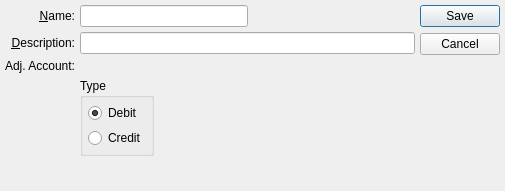
<?xml version="1.0" encoding="UTF-8"?>
<ui version="4.0">
 <comment>This file is part of the xTuple ERP: PostBooks Edition, a free and
open source Enterprise Resource Planning software suite,
Copyright (c) 1999-2011 by OpenMFG LLC, d/b/a xTuple.
It is licensed to you under the Common Public Attribution License
version 1.0, the full text of which (including xTuple-specific Exhibits)
is available at www.xtuple.com/CPAL.  By using this software, you agree
to be bound by its terms.</comment>
 <class>bankAdjustmentType</class>
 <widget class="QDialog" name="bankAdjustmentType">
  <property name="geometry">
   <rect>
    <x>0</x>
    <y>0</y>
    <width>505</width>
    <height>191</height>
   </rect>
  </property>
  <property name="windowTitle">
   <string>Adjustment Type</string>
  </property>
  <layout class="QGridLayout" name="gridLayout">
   <item row="0" column="0">
    <layout class="QVBoxLayout">
     <property name="spacing">
      <number>0</number>
     </property>
     <item>
      <layout class="QGridLayout">
       <property name="spacing">
        <number>5</number>
       </property>
       <item row="0" column="0">
        <widget class="QLabel" name="_nameLit">
         <property name="text">
          <string>&amp;Name:</string>
         </property>
         <property name="alignment">
          <set>Qt::AlignRight|Qt::AlignTrailing|Qt::AlignVCenter</set>
         </property>
         <property name="buddy">
          <cstring>_name</cstring>
         </property>
        </widget>
       </item>
       <item row="0" column="1">
        <layout class="QHBoxLayout">
         <property name="spacing">
          <number>0</number>
         </property>
         <item>
          <widget class="XLineEdit" name="_name"/>
         </item>
         <item>
          <spacer>
           <property name="orientation">
            <enum>Qt::Horizontal</enum>
           </property>
           <property name="sizeType">
            <enum>QSizePolicy::Expanding</enum>
           </property>
           <property name="sizeHint" stdset="0">
            <size>
             <width>20</width>
             <height>20</height>
            </size>
           </property>
          </spacer>
         </item>
        </layout>
       </item>
       <item row="1" column="0">
        <widget class="QLabel" name="_descriptionLit">
         <property name="text">
          <string>&amp;Description:</string>
         </property>
         <property name="alignment">
          <set>Qt::AlignRight|Qt::AlignTrailing|Qt::AlignVCenter</set>
         </property>
         <property name="buddy">
          <cstring>_description</cstring>
         </property>
        </widget>
       </item>
       <item row="3" column="1">
        <layout class="QHBoxLayout">
         <property name="spacing">
          <number>0</number>
         </property>
         <item>
          <widget class="QGroupBox" name="_senseGroup">
           <property name="title">
            <string>Type</string>
           </property>
           <layout class="QVBoxLayout">
            <property name="spacing">
             <number>5</number>
            </property>
            <property name="margin">
             <number>5</number>
            </property>
            <item>
             <widget class="QRadioButton" name="_debit">
              <property name="text">
               <string>Debit</string>
              </property>
              <property name="checked">
               <bool>true</bool>
              </property>
             </widget>
            </item>
            <item>
             <widget class="QRadioButton" name="_credit">
              <property name="text">
               <string>Credit</string>
              </property>
             </widget>
            </item>
           </layout>
          </widget>
         </item>
         <item>
          <spacer>
           <property name="orientation">
            <enum>Qt::Horizontal</enum>
           </property>
           <property name="sizeType">
            <enum>QSizePolicy::Expanding</enum>
           </property>
           <property name="sizeHint" stdset="0">
            <size>
             <width>40</width>
             <height>20</height>
            </size>
           </property>
          </spacer>
         </item>
        </layout>
       </item>
       <item row="1" column="1">
        <widget class="XLineEdit" name="_description"/>
       </item>
       <item row="2" column="0">
        <widget class="QLabel" name="_descriptionLit_2">
         <property name="text">
          <string>Adj. Account:</string>
         </property>
         <property name="alignment">
          <set>Qt::AlignRight|Qt::AlignTrailing|Qt::AlignVCenter</set>
         </property>
         <property name="buddy">
          <cstring>_description</cstring>
         </property>
        </widget>
       </item>
       <item row="2" column="1">
        <widget class="GLCluster" name="_accnt"/>
       </item>
      </layout>
     </item>
     <item>
      <spacer>
       <property name="orientation">
        <enum>Qt::Vertical</enum>
       </property>
       <property name="sizeType">
        <enum>QSizePolicy::Expanding</enum>
       </property>
       <property name="sizeHint" stdset="0">
        <size>
         <width>20</width>
         <height>16</height>
        </size>
       </property>
      </spacer>
     </item>
    </layout>
   </item>
   <item row="0" column="1">
    <widget class="QDialogButtonBox" name="_buttonBox">
     <property name="orientation">
      <enum>Qt::Vertical</enum>
     </property>
     <property name="standardButtons">
      <set>QDialogButtonBox::Cancel|QDialogButtonBox::Save</set>
     </property>
    </widget>
   </item>
  </layout>
 </widget>
 <layoutdefault spacing="5" margin="5"/>
 <pixmapfunction>qPixmapFromMimeSource</pixmapfunction>
 <customwidgets>
  <customwidget>
   <class>GLCluster</class>
   <extends>QWidget</extends>
   <header>glcluster.h</header>
  </customwidget>
  <customwidget>
   <class>XLineEdit</class>
   <extends>QLineEdit</extends>
   <header>xlineedit.h</header>
   <container>1</container>
  </customwidget>
 </customwidgets>
 <tabstops>
  <tabstop>_name</tabstop>
  <tabstop>_description</tabstop>
  <tabstop>_accnt</tabstop>
  <tabstop>_debit</tabstop>
  <tabstop>_credit</tabstop>
 </tabstops>
 <resources/>
 <connections/>
</ui>
